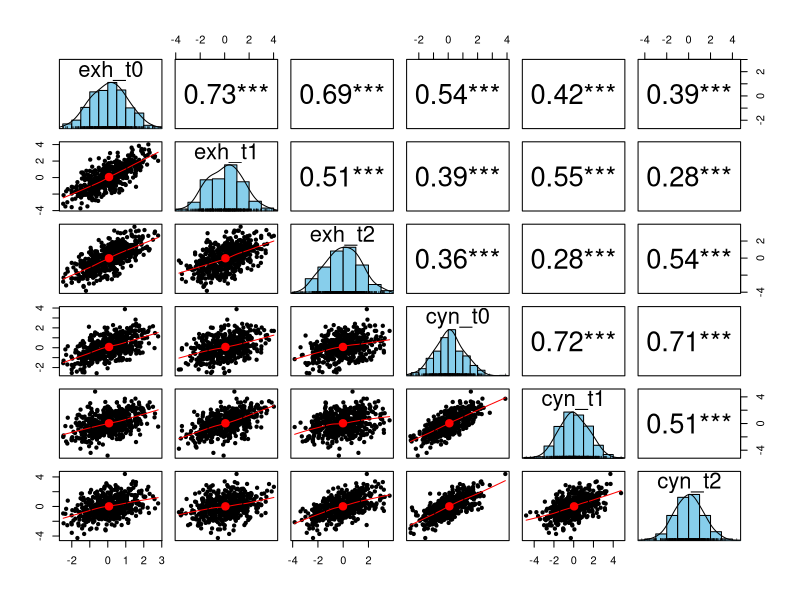
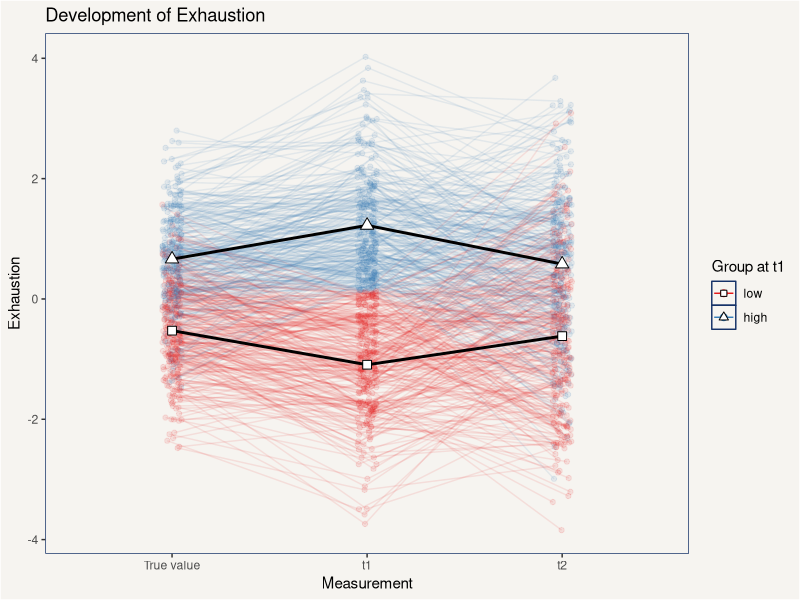
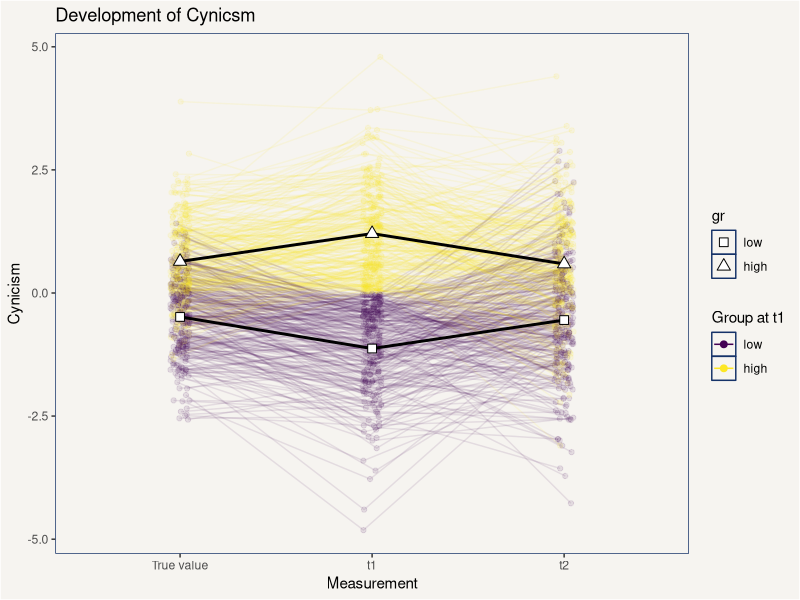
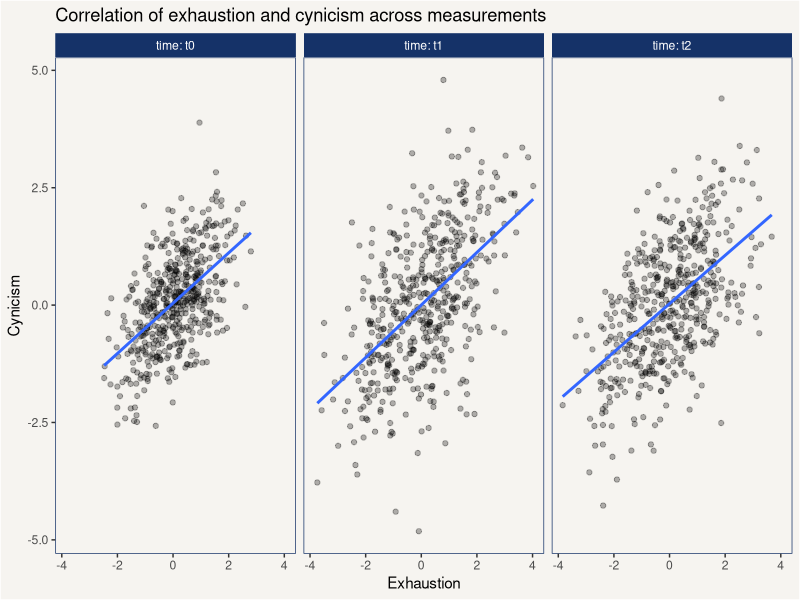
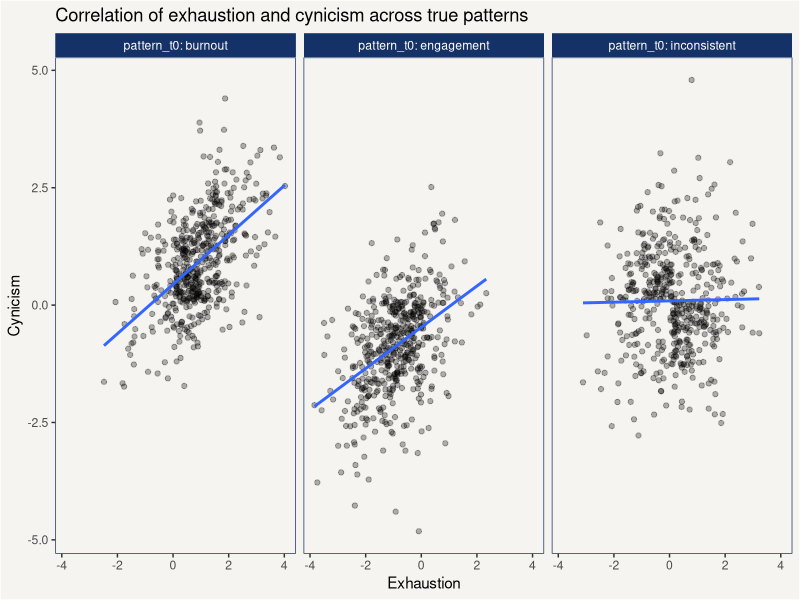
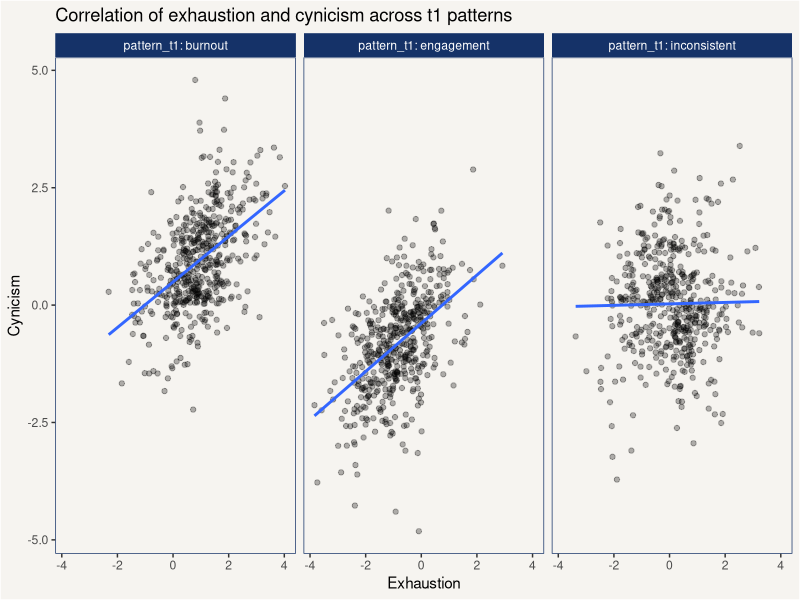
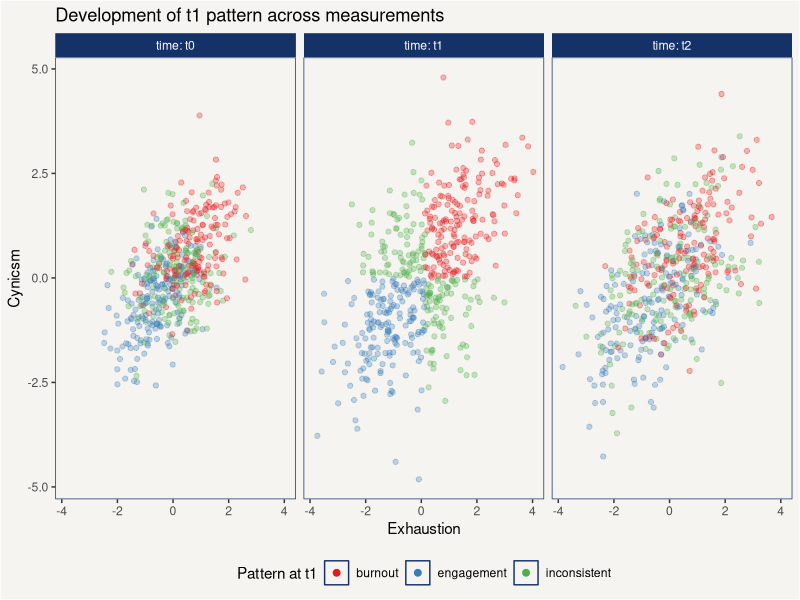
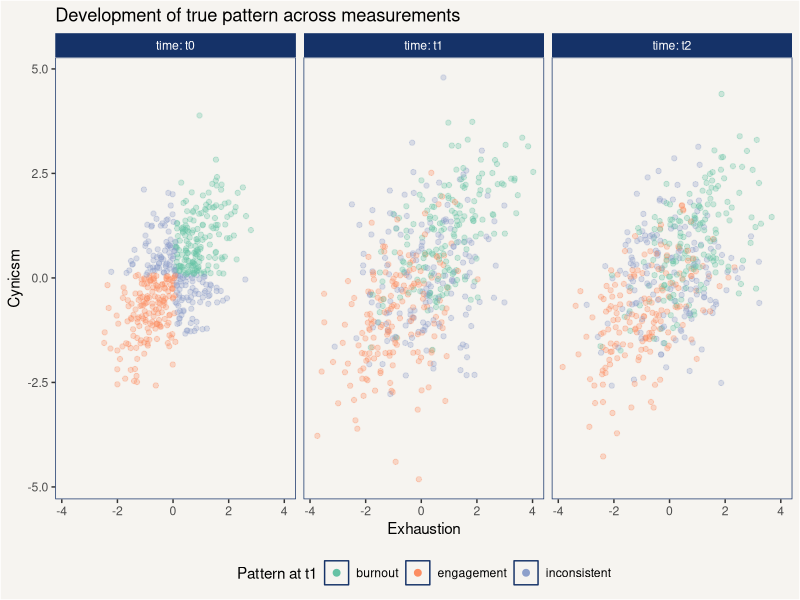

The R source for these figures, in order:
## ---- chunk 1
# global RMarkdown options
knitr::opts_chunk$set(echo = TRUE, message = FALSE, warning = FALSE)

# load packages
library(MASS)
library(tidyverse)
library(corrplot)

# set global theme options for ggplot2
theme_update(panel.background = element_rect(fill = NA, color = "#153268"))
theme_update(legend.background = element_blank())
theme_update(panel.grid = element_blank())
theme_update(strip.background = element_rect(fill = "#153268"))
theme_update(strip.text = element_text(color = "white"))
theme_update(plot.background = element_rect(fill = "#f6f4f0"))
## ---- chunk 2

simdata <- function(n = 500, r = 0.55, mu = c(0, 0), names = c("exh", "cyn")) {
  # Random sampling of two variables from multivariate normal distribution
  # allows for input of a complete vector of mu  
  
  # Function arguments
  # n: Number of observations per variable
  # r: Correlation between the sampled variables
  # mu: Vector of true means. Can be a vector of length two, or a matrix
  #     with two columns and *n* rows, giving true means individually for 
  #     each observation
  # names: Names of the variables in the output
  
  # Returns
  # tibble: A 3-column tibble, with an ID column going from 1 to *n* and 
  #     the two sampled variables, named as indicated in *names*
  
  s = matrix(c(1, r, r, 1), ncol = 2)
  x <- matrix(rep(NA, times = n*2), ncol = 2)
  id <- rep(NA, times = n)
  
 if (is.vector(mu)) {
    x <- mvrnorm(mu = mu, Sigma = s, n = n)
    id <- 1:n
 } else if (nrow(mu) == n) {
   
    for (i in 1:n) {
      tmu <- c(mu[[i,1]], mu[[i, 2]])
      x[i,] <- mvrnorm(mu = tmu, Sigma = s, n = 1)
      id[i] <- i
    }  
  }
  colnames(x) <- names
  d <- as_tibble(x)
  d$id <- id
  
  return(d)
}
## ---- chunk 3
sim_covariate <- function(n = 500, r = 0.6) {
  # Simulates correlated values for one covariate at three time points
  
  # Function arguments
  # n: Number of observations per time point
  # r: Correlation between values at adjacent time points
  
  # Returns
  # double: A vector of length n*3, in which the first n observations correspond to
  #       time 1, the next n observations to time 2 and the last n observations to
  #       time 3.
  
  s = matrix(c(1, r, r^2, r, 1, r^2, r^2, r, 1), ncol = 3)
  x <- mvrnorm(mu = c(0, 0, 0), Sigma = s, n = n)
  colnames(x) <- c("t0", "t1", "t2")
  d <- as_tibble(x) %>% 
    mutate(id = 1:n()) %>% 
    pivot_longer(t0:t2, names_to = "time") %>% 
    arrange(time)
  return(d %>% pull("value"))
}
## ---- chunk 4
set.seed(12345)
true <- simdata()
t1 <- simdata(mu = true)
t2 <- simdata(mu = true)
true$time <- "t0"
t1$time <- "t1"
t2$time <- "t2"

values <- bind_rows(true, t1, t2) 
values %>% sample_n(10) %>% knitr::kable()
## ---- chunk 5
values <- bind_rows(true, t1, t2) %>% 
  
  group_by(time) %>% 
  mutate(median.exh = median(exh)) %>% 
  mutate(median.cyn = median(cyn)) %>% 
  ungroup() %>% 
  
  mutate(exh.status = ifelse(exh < median.exh, "low", "high")) %>% 
  mutate(cyn.status = ifelse(cyn < median.cyn, "low", "high")) %>% 
  mutate(exh.status = factor(exh.status, levels = c("low", "high"), 
                             ordered = TRUE)) %>%
  mutate(cyn.status = factor(cyn.status, levels = c("low", "high"),
                             ordered = TRUE)) %>% 
  
  mutate(pattern = case_when(
    (exh < median.exh) & (cyn < median.cyn) ~ "engagement",
    exh.status != cyn.status ~ "inconsistent",
    (exh > median.exh) & (cyn > median.cyn) ~ "burnout"
  ))

values %>% sample_n(10)  %>% knitr::kable()
## ---- chunk 6
values <- values %>% 
  mutate(workload = sim_covariate()) %>% 
  mutate(control = sim_covariate()) %>% 
  mutate(reward = sim_covariate()) %>% 
  mutate(community = sim_covariate()) %>% 
  mutate(fairness = sim_covariate()) %>% 
  mutate(values = sim_covariate())
## ---- chunk 7
jitter <- runif(n = nrow(values), min = -0.05, max = 0.05)

df <- values %>% 
  mutate(time.int = recode(time, "t0" = 1, "t1" = 2, "t2" = 3)) %>% 
  mutate(time.jit = time.int + jitter)
## ---- chunk 8
status_wide <- df %>% 
  dplyr::select(id, time, exh.status, cyn.status) %>% 
  pivot_wider(names_from = "time", values_from = c("exh.status", "cyn.status"))

df <- left_join(df, status_wide, by = "id")

# print
df %>% 
  dplyr::select(id, time, exh.status, exh.status_t1) %>%
  sample_n(10)  %>% knitr::kable()
## ---- chunk 9
pattern_wide <- df %>% 
  dplyr::select(id, time, pattern) %>% 
  pivot_wider(names_from = "time", values_from = pattern, names_glue="{.value}_{time}")

df <- left_join(df, pattern_wide, by = "id")

# print
df %>% 
  dplyr::select(id, time, pattern, pattern_t1) %>% 
  sample_n(10)  %>% knitr::kable()
## ---- chunk 10
corrdat <- bind_rows(true, t1, t2) %>% 
  pivot_wider(names_from = "time", values_from = c("exh", "cyn")) %>% 
  dplyr::select(-id) 

corrmat <- corrdat %>% cor()

corrmat %>% round(2)  %>% knitr::kable()
## ---- chunk 11
corrdat %>% psych::pairs.panels(hist.col = "skyblue", stars = TRUE)
## ---- chunk 12
plt.single <- function(df) {
  plt <- df %>% 
  ggplot() +
  aes(x = time.jit, y = y) +
  geom_line(aes(group = id, color = gr), alpha = 0.1) +
  geom_point(alpha = 0.1, aes(color = gr)) +
  # geom_hline(yintercept = medians$median.exh_t1, linetype = "dashed") +
  scale_x_continuous(limits = c(0.5, 3.5), breaks = 1:3, 
                     labels = c("True value", "t1", "t2")) +
  guides(colour = guide_legend(override.aes = list(alpha = 1, size=2))) +
  stat_summary(fun = "mean", 
               aes(x = time.int, group = gr), 
               geom = "line", size = 1) +
  stat_summary(fun = "mean", 
               aes(x = time.int, group = gr, shape = gr), 
               geom = "point", size = 3, fill = "white") +
  scale_shape_manual(values = c(22, 24)) +
  NULL
  
  return(plt)
}
## ---- chunk 13
df %>% mutate(gr = exh.status_t1, y = exh) %>% 
  plt.single() +
  scale_color_brewer(palette = "Set1") +
  labs(x = "Measurement", y = "Exhaustion", color = "Group at t1",
       title = "Development of Exhaustion", shape = "Group at t1")
## ---- chunk 14
df %>% mutate(gr = cyn.status_t1, y = cyn) %>% 
  plt.single() +
  labs(x = "Measurement", y = "Cynicism", color = "Group at t1",
       title = "Development of Cynicsm")
## ---- chunk 15
df %>% 
  ggplot() +
  aes(x = exh, y = cyn) +
  geom_point(alpha = 0.3) +
  geom_smooth(method = "lm", se = F) +
  facet_wrap(~time, labeller = label_both) +
  labs(x = "Exhaustion", y = "Cynicism") +
  labs(title = "Correlation of exhaustion and cynicism across measurements")
## ---- chunk 16
df %>% 
  ggplot() +
  aes(x = exh, y = cyn) +
  geom_point(alpha = 0.3) +
  geom_smooth(method = "lm", se = F) +
  facet_wrap(~pattern_t0, labeller = label_both) +
  labs(x = "Exhaustion", y = "Cynicism") +
  labs(title = "Correlation of exhaustion and cynicism across true patterns")
## ---- chunk 17
df %>% 
  ggplot() +
  aes(x = exh, y = cyn) +
  geom_point(alpha = 0.3) +
  geom_smooth(method = "lm", se = F) +
  facet_wrap(~pattern_t1, labeller = label_both) +
  labs(x = "Exhaustion", y = "Cynicism") +
  labs(title = "Correlation of exhaustion and cynicism across t1 patterns")
## ---- chunk 18
df %>% 
  ggplot() +
  aes(x = exh, y = cyn, color = pattern_t1) +
  geom_point(alpha = 0.3) +
  facet_wrap(~time, labeller = label_both) +
  scale_color_brewer(palette = "Set1") +
  theme(legend.position = "bottom") +
  guides(colour = guide_legend(override.aes = list(alpha = 1, size=2))) +
  labs(x = "Exhaustion", 
       y = "Cynicsm", 
       color = "Pattern at t1",
       title = "Development of t1 pattern across measurements")
## ---- chunk 19
df %>% 
  ggplot() +
  aes(x = exh, y = cyn, color = pattern_t0) +
  geom_point(alpha = 0.3) +
  facet_wrap(~time, labeller = label_both) +
  scale_color_brewer(palette = "Set2") +
  theme(legend.position = "bottom") +
  guides(colour = guide_legend(override.aes = list(alpha = 1, size=2))) +
  labs(x = "Exhaustion", y = "Cynicsm", color = "Pattern at t1",
       title = "Development of true pattern across measurements")
## ---- chunk 20
df %>% 
  ggplot() +
  aes(x = exh, y = cyn, color = pattern_t1) +
  geom_point(alpha = 0.3) +
  facet_wrap(pattern_t1~time, labeller = label_both) +
  scale_color_brewer(palette = "Set1") +
  theme(legend.position = "bottom") +
  guides(colour = guide_legend(override.aes = list(alpha = 1, size=2))) +
  labs(x = "Exhaustion", y = "Cynicsm", color = "Pattern at t1",
       title = "Development of t1 across measurements, faceted")
## ---- chunk 21
df %>% 
  ggplot() +
  aes(x = exh, y = cyn, color = pattern_t0) +
  geom_point(alpha = 0.5) +
  facet_wrap(pattern_t1~time, labeller = label_both) +
  scale_color_brewer(palette = "Set2") +
  theme(legend.position = "bottom") +
  guides(colour = guide_legend(override.aes = list(alpha = 1, size=2))) +
  labs(x = "Exhaustion", y = "Cynicsm", color = "True pattern",
       title = "Development of t1 pattern across measurements",
       subtitle = "With color-coding of true pattern")
## ---- chunk 22
df %>% 
  ggplot() +
  aes(x = exh, y = cyn, color = pattern_t0) +
  geom_point(alpha = 0.5) +
  facet_wrap(pattern_t0~time, labeller = label_both) +
  scale_color_brewer(palette = "Set2") +
  theme(legend.position = "bottom") +
  guides(colour = guide_legend(override.aes = list(alpha = 1, size=2))) +
  labs(x = "Exhaustion", y = "Cynicsm", color = "True pattern",
       title = "Development of t0 pattern across measurements")
## ---- chunk 23
df %>% 
  ggplot() +
  aes(x = exh, y = cyn, color = pattern_t2) +
  geom_point(alpha = 0.4) +
  facet_wrap(pattern_t1~time, labeller = label_both) +
  scale_color_brewer(palette = "Dark2") +
  theme(legend.position = "bottom") +
  guides(colour = guide_legend(override.aes = list(alpha = 1, size=2))) +
  labs(x = "Exhaustion", y = "Cynicsm", color = "Pattern at t2",
       title = "Development of t1 patterns across measurements",
       subtitle = "With color-coding of t2 pattern")
## ---- chunk 24
df %>% 
  group_by(pattern, time) %>% 
  summarise(n = n()) %>% 
  pivot_wider(names_from = time, values_from = n, 
              names_glue = "{.value}_{time}")  %>% 
  knitr::kable()

## ---- chunk 25
dev_pattern <- df %>% 
  dplyr::select(id, time, pattern, exh.status_t1, exh.status_t2, cyn.status_t1, cyn.status_t2) %>% 
  pivot_wider(names_from = "time", names_glue = "{.value}_{time}",
  values_from = "pattern") %>% 
  group_by(exh.status_t1, exh.status_t2, cyn.status_t1, cyn.status_t2, 
           pattern_t1, pattern_t2) %>% 
  summarise(n = n()) %>% ungroup()
  
dev_pattern  %>% knitr::kable()
## ---- chunk 26
dev_pattern %>% 
  
  filter(exh.status_t1 == "high") %>% 
  filter(cyn.status_t1 == "high") %>% 
  
  filter(exh.status_t2 == "high") %>% 
  filter(cyn.status_t2 == "high") %>% 
  
  pull(n)
## ---- chunk 27
dev_pattern %>% group_by(exh.status_t2, cyn.status_t2) %>% 
  summarise(n = sum(n))
## ---- chunk 28
dev_pattern %>% group_by(pattern_t1, pattern_t2) %>% 
  summarise(n = sum(n))  %>% knitr::kable()
## ---- chunk 29
dev_pattern %>% group_by(exh.status_t1, exh.status_t2) %>% 
  summarise(n = sum(n))  %>% knitr::kable()
## ---- chunk 30
dev_pattern %>% group_by(cyn.status_t1, cyn.status_t2) %>% 
  summarise(n = sum(n))  %>% knitr::kable()
## ---- chunk 31
dif.df <- df %>% 
  mutate(dif = exh - cyn) %>% 
  group_by(time) %>% 
  mutate(dif.med = median(dif)) %>% 
  mutate(dif.q25 = quantile(dif, 0.25)) %>% 
  mutate(dif.q75 = quantile(dif, 0.75)) %>% 
  ungroup() %>% 

  mutate(dif.status1 = ifelse(dif < dif.med, "low", "high")) %>% 
  mutate(dif.status = case_when(
    dif < dif.q25 ~ "low",
    (dif.q25 < dif) & (dif < dif.q75) ~ "medium",
    dif.q75 < dif ~ "high"
    ))

dif.status_t1 <- dif.df %>% 
  filter(time == "t1") %>% 
  select(id, dif.status) %>% 
  rename(dif.status_t1 = dif.status)
  
dif.df <- left_join(dif.df, dif.status_t1, by = "id")

dif.status_t0 <- dif.df %>% 
  filter(time == "t0") %>% 
  select(id, dif.status) %>% 
  rename(dif.status_t0 = dif.status)
  
dif.df <- left_join(dif.df, dif.status_t0, by = "id")

dif.t1 <- dif.df %>% 
  filter(time == "t1") %>% 
  select(id, dif) %>% 
  rename(dif.t1 = dif)

dif.df <- left_join(dif.df, dif.t1, by = "id")

dif.df %>% dplyr::select(id, time, dif, pattern, dif.med, dif.status)
## ---- chunk 32
pattern_dif <- dif.df %>% 
  group_by(pattern_t1, dif.status_t1) %>% 
  summarise(n = n()) %>% ungroup()
 
pattern_dif
## ---- chunk 33
pattern_dif %>% 
  mutate(dif_extreme = ifelse(dif.status_t1 == "high" | dif.status_t1 == "low","yes", "no")) %>% 
  group_by(dif_extreme, pattern_t1) %>% 
  summarise(n = sum(n))
## ---- chunk 34
plt.dif_combined <- dif.df %>% 
  ggplot() +
  aes(x = time.jit, y = dif) +
  geom_line(aes(group = id, color = dif.t1), alpha = 0.2) +
  geom_point(alpha = 0.1) +
  scale_color_gradient2(low = "#0571b0", high = "#ca0020", mid = "#ffffbf") +
  scale_x_continuous(breaks = 1:3, labels = c("True value", "t1", "t2")) +
  labs(x = "Measurement", y = "Difference: Exh. - Cyn.") +
  theme(legend.position = "bottom") +
  NULL
## ---- chunk 35
plt.dif_combined + 
  stat_summary(fun = "mean", geom = "line",
               aes(x = time.int, group = dif.status_t1)
               ) +
  stat_summary(fun = "mean", geom = "point", 
               size = 3,
               fill = "white",
               aes(shape = dif.status_t1, x = time.int)) +
  # scale_shape_manual(values = c(22, 24))
  scale_shape_manual(values = c(21, 22, 24)) +
  labs(title = "Development of difference Exh. - Cyn. across measurements",
       subtitle = "Color-coding of difference measured at t1")
## ---- chunk 36
plt.dif_combined + 
  facet_wrap(~dif.status_t1, labeller = label_both) +
  stat_summary(fun = "mean", geom = "line",
               aes(x = time.int, group = dif.status_t1)
               ) +
  stat_summary(fun = "mean", geom = "point", 
               size = 3,
               fill = "white",
               aes(shape = dif.status_t1, x = time.int)) +
  scale_shape_manual(values = c(21, 22, 24)) +
  # scale_shape_manual(values = c(21, 22, 24)) +
  labs(title = "Development of difference Exh. - Cyn. across measurements, faceted",
       subtitle = "Color-coding of difference measured at t1") +
  NULL
## ---- chunk 37
plt.dif_combined + 
  facet_wrap(~dif.status_t0, labeller = label_both) +
  stat_summary(fun = "mean", geom = "line",
               aes(x = time.int, group = dif.status_t1)
               ) +
  stat_summary(fun = "mean", geom = "point", 
               size = 3,
               fill = "white",
               aes(shape = dif.status_t1, x = time.int)) +
  scale_shape_manual(values = c(21, 22, 24)) +
  # scale_shape_manual(values = c(21, 22, 24)) +
  labs(title = "Development of difference Exh. - Cyn. across measurements, faceted",
       subtitle = "Color-coding of difference measured at t1") +
  NULL
## ---- chunk 38
h4 <- df %>% 
  filter(time != "t0") %>% 
  filter(pattern_t1 == "inconsistent") %>% 
  filter(pattern_t2 != "inconsistent") %>% 
  mutate(pattern_t2 = factor(pattern_t2)) %>% 
  dplyr::select(id, time, pattern, exh, cyn, exh.status_t1, pattern_t1, pattern_t2, workload:values)

h4
## ---- chunk 39
h4_dfs <- h4 %>% split(.$exh.status_t1)
## ---- chunk 40
run_lms <- function(df, dvs, predictor = "pattern_t2") {
  output <- list()
  for (i in seq_along(dvs)) {
    f = as.formula(paste(dvs[i], "~", predictor))  
    output[[dvs[i]]] <- lm(f, data = df)
  }
  return(output)
}
## ---- chunk 41
dvs = c("workload", "control", "reward", "community", "fairness", "values")
models <- h4_dfs %>% map(~run_lms(df = ., dvs = dvs))
## ---- chunk 42
models$low %>% map(summary)
## ---- chunk 43
models$high %>% map(summary)
